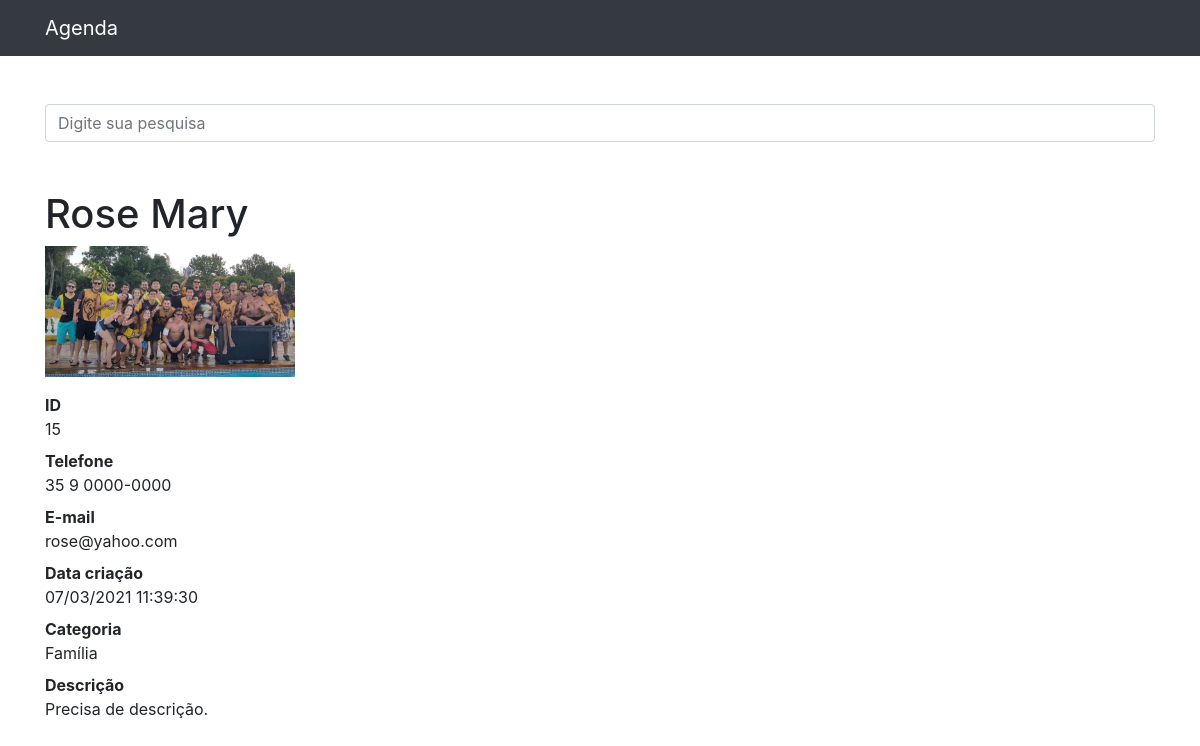
/15, run on the app's committed database.
### contatos/models.py (models this page shows, shortened)
class Contato(models.Model):
    nome = models.CharField(max_length=150)
    sobrenome = models.CharField(max_length=255, blank=True)
    telefone = models.CharField(max_length=255)
    email = models.CharField(max_length=255, blank=True)
    data_criacao = models.DateTimeField(default=timezone.now)
    descricao = models.TextField(blank=True)
    categoria = models.ForeignKey(Categoria, on_delete=models.DO_NOTHING)
    mostrar = models.BooleanField(default=True)
    foto = models.ImageField(blank=True, upload_to='fotos/%Y/%m/')

class Categoria(models.Model):
    nome = models.CharField(max_length=255)
    def __str__(self):
        return self.nome

### contatos/views.py (the view)
# urls.py: path('<int:contato_id>', views.ver_contato, name='ver_contato'),
def ver_contato(request, contato_id):
    contato = get_object_or_404(Contato, id=contato_id)
    if not contato.mostrar:
        raise Http404()
    return render(request, 'contatos/ver_contato.html', {
        'contato': contato
    })

### contatos/templates/contatos/ver_contato.html (shortened to what this page needs)
{% extends 'base.html' %}
{%block conteudo%}
    <h1 class="mt-5">{{ contato.nome }} {{ contato.sobrenome }}</h1>
    {% if contato.foto %}
        <p>
            <img src="{{ contato.foto.url }}" style="max-width: 250px; height: auto;">
        </p>
    {% endif %}
    <dl>
      <dt>ID</dt>
      <dd>{{ contato.id }}</dd>
      <dt>Telefone</dt>
      <dd>{{ contato.telefone }}</dd>
      <dt>E-mail</dt>
      <dd>{{ contato.email }}</dd>
      <dt>Data criação</dt>
      <dd>{{ contato.data_criacao|date:'d/m/Y H:i:s' }}</dd>
      <dt>Categoria</dt>
      <dd>{{ contato.categoria }}</dd>
      <dt>Descrição</dt>
      <dd>{{ contato.descricao }}</dd>
    </dl>
{%endblock%}

### data on the page
Contato: nome "Rose", sobrenome "Mary", foto (picture), id "15", telefone "35 9 0000-0000", email "rose@yahoo.com", data_criacao "07/03/2021 11:39:30", categoria "Família", descricao "Precisa de descrição."
